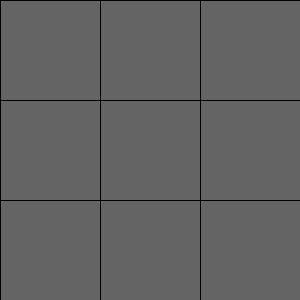
Frame 1 (no input)
Frame 60 (the mouse pressed at the canvas centre just before this capture): identical to frame 1, image omitted
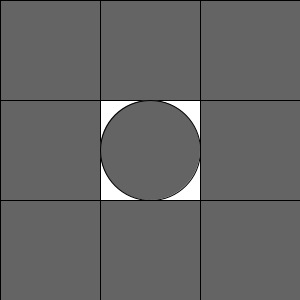
Frame 120 (the mouse held since frame 60 and released just before this capture)

The Processing sketch that drew these frames (run headless with seeded random() and noise(); from frame 60 on, the mouse is pressed at the canvas centre):

// Processing sketch: exercise_13_11
// ── exercise_13_11.pde
Cell[][] board;

int cols = 3;
int rows = 3;

void setup(){
  size(300, 300);
  board = new Cell[cols][rows];
  for (int i = 0; i < cols; i++){
    for (int j = 0; j < rows; j++){
      board[i][j] = new Cell(i*100, j*100, 100, 100);
    }
  }
}

void draw(){
  background(255);
  for (int i = 0; i < cols; i++){
    for (int j = 0; j < rows; j++){
      board[i][j].display();
    }
  }
}

void mousePressed(){
  int i, j;
  i = (int)mouseX/100;
  j = (int)mouseY/100;
  board[i][j].click();
}

// ── Cell.pde
class Cell{
  float x, y;
  float w, h;
  int state;
  
  Cell(float x_, float y_, float w_, float h_){
    x = x_;
    y = y_;
    w = w_;
    h = h_;
    state = 0;
  }
  
  void click(){
    state = (state+1) % 3;
  }
  
  void display(){
    fill(100);
    if(state == 0){
      rect(x, y, w, h);
    }else if(state == 1){
      ellipse(x+w/2, y+h/2, w, h);
    }else if(state == 2){
      line(x, y, x+w, y+h);
      line(x, y+h, x+h, y);
    }
  }
}
